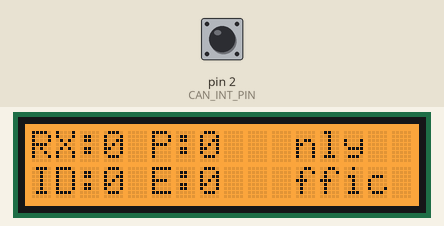
Recording of a program running on a simulated Arduino Mega 2560, built with avr-gcc and run on an emulated ATmega2560. Parts: 16×2 character LCD. The inputs (shaded band) are chosen by the test bench; at power-on: pin 2 (CAN_INT_PIN) HIGH. What the program prints to the serial monitor is not drawn.

Above: at 0.3 s.
At 1.1 s:
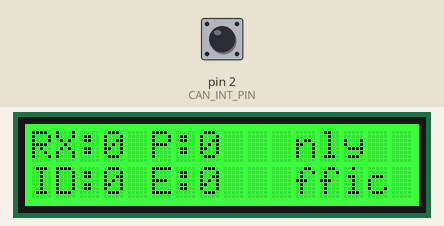

The program:

main.cpp
```cpp
#include <Arduino.h>
#include <SPI.h>
#include <Wire.h>
#include <mcp2515.h>
#include "rgb_lcd.h"

static const uint8_t CAN_CS_PIN  = 53;
static const uint8_t CAN_INT_PIN = 2;

static const unsigned long SERIAL_BAUD = 115200;
static const uint16_t LCD_UPDATE_MS = 250;
static const uint16_t HEARTBEAT_MS = 1000;

// Print only 1 frame out of N to avoid serial choking on a busy car bus.
// Set to 1 to print every frame.
static const uint8_t SERIAL_DECIMATION = 1;

MCP2515 mcp2515(CAN_CS_PIN);
rgb_lcd lcd;
struct can_frame rxFrame;

volatile bool canInterruptPending = false;

uint32_t irqCount = 0;
uint32_t rxCount = 0;
uint32_t rxPrintedCount = 0;
uint32_t rxErrorCount = 0;
uint32_t rxOverflowCount = 0;
uint32_t lastCanId = 0;

unsigned long lastFrameMs = 0;
unsigned long lastLcdUpdateMs = 0;
unsigned long lastHeartbeatMs = 0;

// ISR callback: set a flag when a CAN interrupt is asserted.
void onCanInterrupt() {
  canInterruptPending = true;
  irqCount++;
}

// LCD status display during boot.
void lcdSetBoot() {
  lcd.setRGB(0, 0, 255);
  lcd.clear();
  lcd.setCursor(0, 0);
  lcd.print("CAN Sniffer");
  lcd.setCursor(0, 1);
  lcd.print("Booting...");
}

// LCD status display when CAN is ready.
void lcdSetReady() {
  lcd.setRGB(0, 255, 0);
  lcd.clear();
  lcd.setCursor(0, 0);
  lcd.print("CAN ListenOnly");
  lcd.setCursor(0, 1);
  lcd.print("Waiting traffic");
}

// LCD status display on error with custom second line.
void lcdSetError(const char* line2) {
  lcd.setRGB(255, 0, 0);
  lcd.clear();
  lcd.setCursor(0, 0);
  lcd.print("MCP2515 ERROR");
  lcd.setCursor(0, 1);
  lcd.print(line2);
}

// Extract the CAN identifier depending on standard or extended frame format.
uint32_t extractCanId(const struct can_frame &f) {
  if (f.can_id & CAN_EFF_FLAG) {
    return (f.can_id & CAN_EFF_MASK);
  }
  return (f.can_id & CAN_SFF_MASK);
}

// Print a byte as two hex digits with leading zero padding as needed.
void printHexByte(uint8_t b) {
  if (b < 0x10) {
    Serial.print('0');
  }
  Serial.print(b, HEX);
}

// Serialize one CAN frame as CSV line.
void printFrameCSV(const struct can_frame &f, unsigned long ts_ms) {
  uint32_t id = extractCanId(f);
  bool isExt = (f.can_id & CAN_EFF_FLAG) != 0;
  bool isRtr = (f.can_id & CAN_RTR_FLAG) != 0;

  Serial.print(ts_ms);
  Serial.print(',');

  Serial.print(id, HEX);
  Serial.print(',');
  Serial.print(isExt ? 1 : 0);
  Serial.print(',');
  Serial.print(isRtr ? 1 : 0);
  Serial.print(',');
  Serial.print(f.can_dlc);
  Serial.print(',');

  for (uint8_t i = 0; i < f.can_dlc; i++) {
    if (i) Serial.print(' ');
    printHexByte(f.data[i]);
  }
  Serial.println();
}

// Handle a received CAN frame and optionally print it based on decimation.
void processFrame(const struct can_frame &f) {
  unsigned long ts = millis();
  rxCount++;
  lastFrameMs = ts;
  lastCanId = extractCanId(f);

  if ((rxCount % SERIAL_DECIMATION) == 0) {
    printFrameCSV(f, ts);
    rxPrintedCount++;
  }
}

// Poll MCP2515 interrupt flags and read pending frames from RX buffers.
void pollAndDrainCan() {
  uint8_t irq = mcp2515.getInterrupts();

  if (irq & MCP2515::CANINTF_RX0IF) {
    if (mcp2515.readMessage(MCP2515::RXB0, &rxFrame) == MCP2515::ERROR_OK) {
      processFrame(rxFrame);
    } else {
      rxErrorCount++;
    }
  }

  if (irq & MCP2515::CANINTF_RX1IF) {
    if (mcp2515.readMessage(MCP2515::RXB1, &rxFrame) == MCP2515::ERROR_OK) {
      processFrame(rxFrame);
    } else {
      rxErrorCount++;
    }
  }

  // Clear overflow flags if they happened.
  mcp2515.clearRXnOVRFlags();
  mcp2515.clearInterrupts();
}

// Update the LCD with traffic counters and status.
void updateLcd() {
  unsigned long now = millis();

  if ((now - lastFrameMs) < 1000) {
    lcd.setRGB(255, 140, 0);
  } else {
    lcd.setRGB(0, 255, 0);
  }

  lcd.setCursor(0, 0);
  lcd.print("RX:");
  lcd.print(rxCount);
  lcd.print(" P:");
  lcd.print(rxPrintedCount);
  lcd.print("   ");

  lcd.setCursor(0, 1);
  lcd.print("ID:");
  lcd.print(lastCanId, HEX);
  lcd.print(" E:");
  lcd.print(rxErrorCount);
  lcd.print("   ");
}

// Print periodic heartbeat diagnostics to serial.
void printHeartbeat() {
  Serial.print("# d,uptime_ms=");
  Serial.print(millis());
  Serial.print(",irq=");
  Serial.print(irqCount);
  Serial.print(",rx=");
  Serial.print(rxCount);
  Serial.print(",printed=");
  Serial.print(rxPrintedCount);
  Serial.print(",err=");
  Serial.println(rxErrorCount);
}

// Initialize the MCP2515 CAN controller in listen-only mode.
bool initCan() {
  mcp2515.reset();

  if (mcp2515.setBitrate(CAN_500KBPS, MCP_16MHZ) != MCP2515::ERROR_OK) {
    return false;
  }

  if (mcp2515.setListenOnlyMode() != MCP2515::ERROR_OK) {
    return false;
  }

  mcp2515.clearInterrupts();
  mcp2515.clearRXnOVRFlags();
  return true;
}

// Arduino setup function: initialize peripherals and CAN interface.
void setup() {
  Serial.begin(SERIAL_BAUD);
  SPI.begin();
  Wire.begin();

  lcd.begin(16, 2);
  lcdSetBoot();

  pinMode(CAN_INT_PIN, INPUT_PULLUP);

  Serial.println("# boot");
  Serial.println("ts_ms,id,ext,rtr,dlc,data");

  if (!initCan()) {
    lcdSetError("Init failed");
    Serial.println("# error,mcp2515_init_failed");
    while (true) {
      delay(1000);
    }
  }

  attachInterrupt(digitalPinToInterrupt(CAN_INT_PIN), onCanInterrupt, FALLING);

  lcdSetReady();
}

// Arduino loop function: process CAN frames, update LCD, and send heartbeat.
void loop() {
  if (canInterruptPending) {
    noInterrupts();
    canInterruptPending = false;
    interrupts();

    pollAndDrainCan();
  }

  unsigned long now = millis();

  if (now - lastLcdUpdateMs >= LCD_UPDATE_MS) {
    lastLcdUpdateMs = now;
    updateLcd();
  }

  if (now - lastHeartbeatMs >= HEARTBEAT_MS) {
    lastHeartbeatMs = now;
    printHeartbeat();
  }
}
```

Measured:
- what the display in image 0 shows lasts 0.7 s, from 0.3 s to 1.0 s
